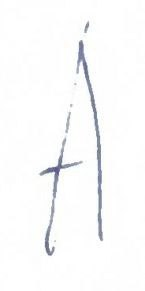
#> input picture task-4 (9 задача)/source_images/A.jpeg, 145 x 291 px, found by its file name; its folder holds only this picture in this run
$ jupyter execute main.ipynb
#> lines starting #> are read from the running program, lines starting #| are printed output that depends on the picture; after the words box and inside, x2 and y2 are one past the last pixel; in counts of white or black regions, pixels touching at a corner belong together
[cell 1]
import cv2
import numpy as np
import os
from sklearn.metrics import confusion_matrix
import pandas as pd

# ===================== ПАРАМЕТРЫ =====================
SOURCE_DIR = "/Users/umanindaniil/balakin-2025/task-4 (9 задача)/source_images"      # Папка с готовыми обрезанными символами
NOISY_DIR  = "noisy_symbols"        # Папка для зашумлённых версий
BIN_DIR    = "binary_symbols"       # Папка для бинаризованных версий
MASK_DIR   = "masks"                # Папка для масок (0/1)
SIGMA      = 2500                   # Стандартное отклонение для гауссова шума
THRESH     = 128                    # Порог для бинаризации

# Создаём выходные папки, если их ещё нет
os.makedirs(NOISY_DIR, exist_ok=True)
os.makedirs(BIN_DIR, exist_ok=True)
os.makedirs(MASK_DIR, exist_ok=True)

# ===================== 1. ЧТЕНИЕ ИСХОДНЫХ ФАЙЛОВ =====================
valid_ext = (".jpeg", ".jpg", ".png")
file_list = [f for f in os.listdir(SOURCE_DIR) if f.lower().endswith(valid_ext)]
file_list.sort()  # Предполагаем, что файлы названы по меткам, например: A.png, B.png и т.д.
if not file_list:
    raise FileNotFoundError(f"Не найдено ни одного изображения в {SOURCE_DIR}")

# Списки для хранения путей и меток
noisy_paths = []    # Пути к зашумлённым изображениям
mask_paths  = []    # Пути к маскам
symbols_names = []  # Истинные метки символов (из названий файлов)

# ===================== 2. ФУНКЦИИ ДЛЯ ОБРАБОТКИ =====================

def add_gaussian_noise(img, sigma=2500):
    """
    Добавляет Гауссов шум со средним 0 и стандартным отклонением sigma.
    img должен быть формата uint8.
    """
#> called with sigma = 2500
    float_img = img.astype(np.float32)
    noise = np.random.normal(0, sigma, size=img.shape).astype(np.float32)
    noisy_float = float_img + noise
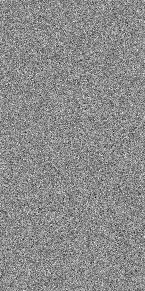
#> noisy_float: shape (291, 145) float32; min -11395.9, max 9833.5, mean 241.3; drawn with min black and max white
    noisy_float = np.clip(noisy_float, 0, 255)
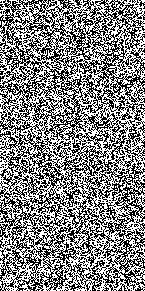
#> noisy_float: shape (291, 145) float32; min 0, max 255, mean 132.6
    return noisy_float.astype(np.uint8)

def projector_value(noisy_img, mask_img):
    """
    Вычисляет среднее значение интенсивности зашумлённого изображения
    только по тем пикселям, где mask_img = 255.
    Если размеры не совпадают, маска масштабируется до размеров noisy_img.
    """
    if noisy_img.shape != mask_img.shape:
        mask_img = cv2.resize(mask_img, (noisy_img.shape[1], noisy_img.shape[0]),
                              interpolation=cv2.INTER_NEAREST)
    noisy_f = noisy_img.astype(np.float32)
    mask_f  = (mask_img.astype(np.float32) / 255.0)
    sum_val = np.sum(noisy_f * mask_f)
    count_val = np.sum(mask_f)
    if count_val < 1e-5:
        return 0.0
    return sum_val / count_val

def make_mask_from_binary(bin_img):
    """
    Преобразует бинарное изображение (0/255) в маску (0/1), а затем умножает на 255.
    """
    mask_01 = (bin_img // 255).astype(np.uint8)
    mask_255 = (mask_01 * 255).astype(np.uint8)
    return mask_255

# ===================== 3. ОБРАБОТКА КАЖДОГО ФАЙЛА =====================
for i, filename in enumerate(file_list):
    name_only, ext = os.path.splitext(filename)
    symbols_names.append(name_only)  # Истинная метка символа (например, "A", "B", "C" и т.д.)

    src_path = os.path.join(SOURCE_DIR, filename)
    img = cv2.imread(src_path, cv2.IMREAD_GRAYSCALE)
    if img is None:
        print(f"Не удалось открыть {src_path}, пропускаем...")
        continue

    # ---------- (1) Наложение Гауссова шума ----------
    noisy = add_gaussian_noise(img, sigma=SIGMA)
    noisy_path = os.path.join(NOISY_DIR, f"{name_only}_noisy.png")
    cv2.imwrite(noisy_path, noisy)
    noisy_paths.append(noisy_path)

    # ---------- (2) Бинаризация ----------
    # Используем адаптивный порог с инверсией для выделения символа
    bin_img = cv2.adaptiveThreshold(img, 255,
                                    cv2.ADAPTIVE_THRESH_GAUSSIAN_C,
                                    cv2.THRESH_BINARY_INV,
                                    11, 2)
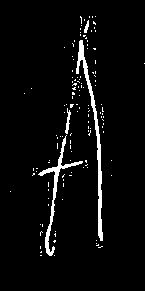
#> bin_img: shape (291, 145); 4.2% white; 128 white regions (124 under 20 px), largest, box (x1, y1, x2, y2) and area: (76, 40, 103, 241) 792, (38, 135, 83, 256) 563, (65, 108, 71, 134) 68, (84, 20, 89, 33) 36

    # ---------- (3) Морфологическая обработка ----------
    kernel = np.ones((3, 3), np.uint8)
    bin_img = cv2.morphologyEx(bin_img, cv2.MORPH_CLOSE, kernel, iterations=1)
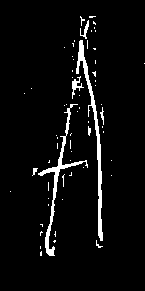
#> bin_img: shape (291, 145); 4.7% white; 63 white regions (56 under 20 px), largest, box (x1, y1, x2, y2) and area: (76, 40, 103, 241) 814, (38, 104, 88, 256) 700, (72, 76, 84, 99) 92
    bin_img = cv2.morphologyEx(bin_img, cv2.MORPH_OPEN, kernel, iterations=1)
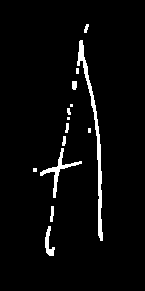
#> bin_img: shape (291, 145); 3.6% white; 14 white regions (5 under 20 px), largest, box (x1, y1, x2, y2) and area: (77, 40, 103, 241) 777, (40, 148, 82, 198) 324, (45, 226, 55, 256) 143

    bin_path = os.path.join(BIN_DIR, f"{name_only}_bin.png")
    cv2.imwrite(bin_path, bin_img)

    # ---------- (4) Создание маски ----------
    mask_255 = make_mask_from_binary(bin_img)
    mask_path = os.path.join(MASK_DIR, f"{name_only}_mask.png")
    cv2.imwrite(mask_path, mask_255)
    mask_paths.append(mask_path)

# ===================== 4. РАСПОЗНАВАНИЕ =====================
# Сохраним истинные метки и предсказанные для вычисления матрицы путаницы
y_true = []  # Истинные метки
y_pred = []  # Предсказанные метки

for i, npath in enumerate(noisy_paths):
    noisy_img = cv2.imread(npath, cv2.IMREAD_GRAYSCALE)
    if noisy_img is None:
        continue

    current_symbol_name = symbols_names[i]
    results = []
    for j, mp in enumerate(mask_paths):
        m_img = cv2.imread(mp, cv2.IMREAD_GRAYSCALE)
        if m_img is None:
            continue
        val = projector_value(noisy_img, m_img)
#> in projector_value, `sum_val = np.sum(noisy_f * mask_f)`: sum_val = 194726
#> in projector_value, `count_val = np.sum(mask_f)`: count_val = 1514
#> val = 128.6
        results.append((j, val, symbols_names[j]))

    if results:
        best_match = min(results, key=lambda x: x[1])
#> best_match = (0, 128.6, 'A')
        best_idx, best_val, best_symbol = best_match
#> best_idx = 0; best_val = 128.6; best_symbol = 'A'
        print(f"Зашумлённый символ '{current_symbol_name}' наиболее похож на '{best_symbol}' (проектор={best_val:.2f})")
#| Зашумлённый символ 'A' наиболее похож на 'A' (проектор=128.62)
        y_true.append(current_symbol_name)
        y_pred.append(best_symbol)
    else:
        print(f"Не удалось распознать символ '{current_symbol_name}'.")
        y_true.append(current_symbol_name)
        y_pred.append("None")

# ===================== 5. ВЫЧИСЛЕНИЕ МАТРИЦЫ ПУТАНИЦ =====================
# Получаем список уникальных меток (сортированный для удобства)
labels = sorted(list(set(symbols_names)))
cm = confusion_matrix(y_true, y_pred, labels=labels)
#> cm = [1]

# Выводим матрицу путаницы с использованием pandas DataFrame
df_cm = pd.DataFrame(cm, index=labels, columns=labels)
#> df_cm = table of 1 rows and 1 columns
print("\nМатрица путаницы:")
print(df_cm)
#|    A
#| A  1

$ run again, on task-4 (9 задача)/source_images/E.jpeg
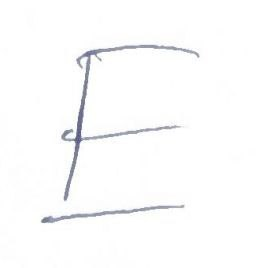
#> input picture task-4 (9 задача)/source_images/E.jpeg, 256 x 268 px, found by its file name
#> in add_gaussian_noise, `noisy_float = np.clip(noisy_float, 0, 255)`:
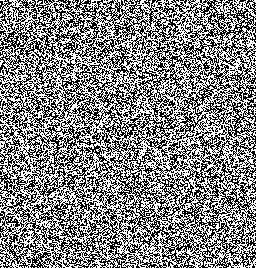
#> noisy_float: shape (268, 256) float32; min 0, max 255, mean 132.4
#> `bin_img = cv2.morphologyEx(bin_img, cv2.MORPH_OPEN, kernel, iterations..`:
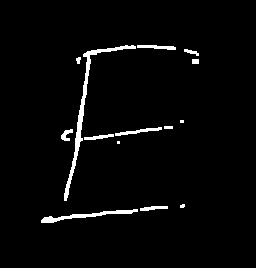
#> bin_img: shape (268, 256); 2.8% white; 14 white regions (3 under 20 px), largest, box (x1, y1, x2, y2) and area: (64, 45, 136, 201) 804, (41, 209, 138, 223) 375, (115, 127, 162, 136) 148
#> sum_val = 242131
#> count_val = 1898
#> val = 127.6
#> best_match = (0, 127.6, 'E')
#> best_idx = 0; best_val = 127.6; best_symbol = 'E'
#| Зашумлённый символ 'E' наиболее похож на 'E' (проектор=127.57)
#> cm = [1]
#> df_cm = table of 1 rows and 1 columns
#|    E
#| E  1

$ run again, on task-4 (9 задача)/source_images/H.jpeg
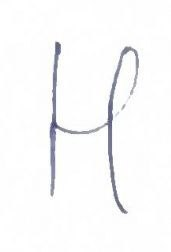
#> input picture task-4 (9 задача)/source_images/H.jpeg, 171 x 252 px, found by its file name
#> in add_gaussian_noise, `noisy_float = np.clip(noisy_float, 0, 255)`:
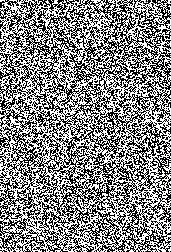
#> noisy_float: shape (252, 171) float32; min 0, max 255, mean 132.5
#> `bin_img = cv2.morphologyEx(bin_img, cv2.MORPH_OPEN, kernel, iterations..`:
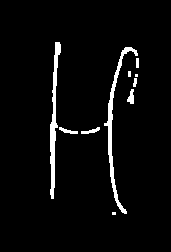
#> bin_img: shape (252, 171); 3.9% white; 10 white regions (3 under 20 px), largest, box (x1, y1, x2, y2) and area: (104, 47, 138, 214) 719, (50, 42, 61, 199) 681, (127, 89, 134, 104) 69
#> sum_val = 221598
#> count_val = 1692
#> val = 131
#> best_match = (0, 131, 'H')
#> best_idx = 0; best_val = 131; best_symbol = 'H'
#| Зашумлённый символ 'H' наиболее похож на 'H' (проектор=130.97)
#> cm = [1]
#> df_cm = table of 1 rows and 1 columns
#|    H
#| H  1
